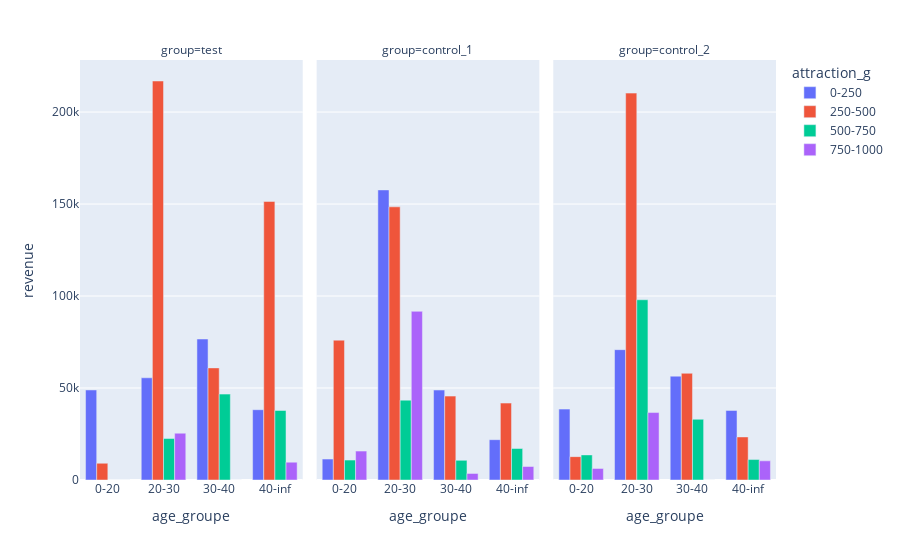

Notebook code cell kept with this figure:
### Code cell
px.bar(bz, x="age_groupe", y="revenue", color="attraction_g", barmode="group", facet_col="group")

### Figure 1 — Plotly figure (JSON) as saved in the notebook; plotly's stock layout.template omitted (floating-point values rounded to 4 significant figures)
{"data": [{"alignmentgroup": "True", "hovertemplate": "attraction_g=0-250<br>group=test<br>age_groupe=%{x}<br>revenue=%{y}<extra></extra>", "legendgroup": "0-250", "marker": {"color": "#636efa", "pattern": {"shape": ""}}, "name": "0-250", "offsetgroup": "0-250", "orientation": "v", "showlegend": true, "textposition": "auto", "type": "bar", "x": ["0-20", "20-30", "30-40", "40-inf"], "xaxis": "x", "y": [48945, 55562, 76648, 38207], "yaxis": "y"}, {"alignmentgroup": "True", "hovertemplate": "attraction_g=0-250<br>group=control_1<br>age_groupe=%{x}<br>revenue=%{y}<extra></extra>", "legendgroup": "0-250", "marker": {"color": "#636efa", "pattern": {"shape": ""}}, "name": "0-250", "offsetgroup": "0-250", "orientation": "v", "showlegend": false, "textposition": "auto", "type": "bar", "x": ["0-20", "20-30", "30-40", "40-inf"], "xaxis": "x2", "y": [11375, 157690, 48906, 21918], "yaxis": "y2"}, {"alignmentgroup": "True", "hovertemplate": "attraction_g=0-250<br>group=control_2<br>age_groupe=%{x}<br>revenue=%{y}<extra></extra>", "legendgroup": "0-250", "marker": {"color": "#636efa", "pattern": {"shape": ""}}, "name": "0-250", "offsetgroup": "0-250", "orientation": "v", "showlegend": false, "textposition": "auto", "type": "bar", "x": ["0-20", "20-30", "30-40", "40-inf"], "xaxis": "x3", "y": [38532, 70850, 56446, 37817], "yaxis": "y3"}, {"alignmentgroup": "True", "hovertemplate": "attraction_g=250-500<br>group=test<br>age_groupe=%{x}<br>revenue=%{y}<extra></extra>", "legendgroup": "250-500", "marker": {"color": "#EF553B", "pattern": {"shape": ""}}, "name": "250-500", "offsetgroup": "250-500", "orientation": "v", "showlegend": true, "textposition": "auto", "type": "bar", "x": ["0-20", "20-30", "30-40", "40-inf"], "xaxis": "x", "y": [9100, 216892, 60944, 151424], "yaxis": "y"}, {"alignmentgroup": "True", "hovertemplate": "attraction_g=250-500<br>group=control_1<br>age_groupe=%{x}<br>revenue=%{y}<extra></extra>", "legendgroup": "250-500", "marker": {"color": "#EF553B", "pattern": {"shape": ""}}, "name": "250-500", "offsetgroup": "250-500", "orientation": "v", "showlegend": false, "textposition": "auto", "type": "bar", "x": ["0-20", "20-30", "30-40", "40-inf"], "xaxis": "x2", "y": [76011, 148486, 45604, 41808], "yaxis": "y2"}, {"alignmentgroup": "True", "hovertemplate": "attraction_g=250-500<br>group=control_2<br>age_groupe=%{x}<br>revenue=%{y}<extra></extra>", "legendgroup": "250-500", "marker": {"color": "#EF553B", "pattern": {"shape": ""}}, "name": "250-500", "offsetgroup": "250-500", "orientation": "v", "showlegend": false, "textposition": "auto", "type": "bar", "x": ["0-20", "20-30", "30-40", "40-inf"], "xaxis": "x3", "y": [12701, 210301, 58006, 23413], "yaxis": "y3"}, {"alignmentgroup": "True", "hovertemplate": "attraction_g=500-750<br>group=test<br>age_groupe=%{x}<br>revenue=%{y}<extra></extra>", "legendgroup": "500-750", "marker": {"color": "#00cc96", "pattern": {"shape": ""}}, "name": "500-750", "offsetgroup": "500-750", "orientation": "v", "showlegend": true, "textposition": "auto", "type": "bar", "x": ["0-20", "20-30", "30-40", "40-inf"], "xaxis": "x", "y": [0, 22542, 46683, 37791], "yaxis": "y"}, {"alignmentgroup": "True", "hovertemplate": "attraction_g=500-750<br>group=control_1<br>age_groupe=%{x}<br>revenue=%{y}<extra></extra>", "legendgroup": "500-750", "marker": {"color": "#00cc96", "pattern": {"shape": ""}}, "name": "500-750", "offsetgroup": "500-750", "orientation": "v", "showlegend": false, "textposition": "auto", "type": "bar", "x": ["0-20", "20-30", "30-40", "40-inf"], "xaxis": "x2", "y": [10829, 43407, 10686, 17121], "yaxis": "y2"}, {"alignmentgroup": "True", "hovertemplate": "attraction_g=500-750<br>group=control_2<br>age_groupe=%{x}<br>revenue=%{y}<extra></extra>", "legendgroup": "500-750", "marker": {"color": "#00cc96", "pattern": {"shape": ""}}, "name": "500-750", "offsetgroup": "500-750", "orientation": "v", "showlegend": false, "textposition": "auto", "type": "bar", "x": ["0-20", "20-30", "30-40", "40-inf"], "xaxis": "x3", "y": [13637, 97981, 33007, 11115], "yaxis": "y3"}, {"alignmentgroup": "True", "hovertemplate": "attraction_g=750-1000<br>group=test<br>age_groupe=%{x}<br>revenue=%{y}<extra></extra>", "legendgroup": "750-1000", "marker": {"color": "#ab63fa", "pattern": {"shape": ""}}, "name": "750-1000", "offsetgroup": "750-1000", "orientation": "v", "showlegend": true, "textposition": "auto", "type": "bar", "x": ["0-20", "20-30", "30-40", "40-inf"], "xaxis": "x", "y": [0, 25441, 0, 9698], "yaxis": "y"}, {"alignmentgroup": "True", "hovertemplate": "attraction_g=750-1000<br>group=control_1<br>age_groupe=%{x}<br>revenue=%{y}<extra></extra>", "legendgroup": "750-1000", "marker": {"color": "#ab63fa", "pattern": {"shape": ""}}, "name": "750-1000", "offsetgroup": "750-1000", "orientation": "v", "showlegend": false, "textposition": "auto", "type": "bar", "x": ["0-20", "20-30", "30-40", "40-inf"], "xaxis": "x2", "y": [15717, 91702, 3588, 7332], "yaxis": "y2"}, {"alignmentgroup": "True", "hovertemplate": "attraction_g=750-1000<br>group=control_2<br>age_groupe=%{x}<br>revenue=%{y}<extra></extra>", "legendgroup": "750-1000", "marker": {"color": "#ab63fa", "pattern": {"shape": ""}}, "name": "750-1000", "offsetgroup": "750-1000", "orientation": "v", "showlegend": false, "textposition": "auto", "type": "bar", "x": ["0-20", "20-30", "30-40", "40-inf"], "xaxis": "x3", "y": [6292, 36660, 0, 10413], "yaxis": "y3"}], "layout": {"annotations": [{"font": {}, "showarrow": false, "text": "group=test", "x": 0.16, "xanchor": "center", "xref": "paper", "y": 1, "yanchor": "bottom", "yref": "paper"}, {"font": {}, "showarrow": false, "text": "group=control_1", "x": 0.5, "xanchor": "center", "xref": "paper", "y": 1, "yanchor": "bottom", "yref": "paper"}, {"font": {}, "showarrow": false, "text": "group=control_2", "x": 0.84, "xanchor": "center", "xref": "paper", "y": 1, "yanchor": "bottom", "yref": "paper"}], "barmode": "group", "legend": {"title": {"text": "attraction_g"}, "tracegroupgap": 0}, "margin": {"t": 60}, "xaxis": {"anchor": "y", "domain": [0, 0.32], "title": {"text": "age_groupe"}}, "xaxis2": {"anchor": "y2", "domain": [0.34, 0.66], "matches": "x", "title": {"text": "age_groupe"}}, "xaxis3": {"anchor": "y3", "domain": [0.68, 1.0], "matches": "x", "title": {"text": "age_groupe"}}, "yaxis": {"anchor": "x", "domain": [0, 1], "title": {"text": "revenue"}}, "yaxis2": {"anchor": "x2", "domain": [0, 1], "matches": "y", "showticklabels": false}, "yaxis3": {"anchor": "x3", "domain": [0, 1], "matches": "y", "showticklabels": false}}}
